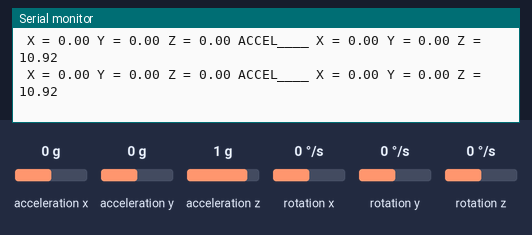
This sketch was run on a simulated Arduino Uno, built with avr-gcc and run on an emulated ATmega328P. Parts: the last lines printed to the serial monitor. Wiring (inferred from the names in the program): MPU-6050 motion sensor at I2C address 0x68. Inputs (shaded band) come from the test bench; at power-on: acceleration x 0 g, acceleration y 0 g, acceleration z 1 g, rotation x 0 °/s, rotation y 0 °/s, rotation z 0 °/s.

Above: at 2.7 s.
2.8 s: acceleration x set to -1.4 g
At 2.89 s:
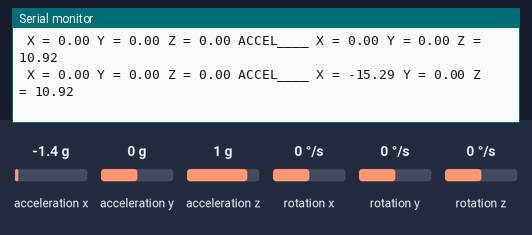
5.8 s: acceleration y set to 1.4 g
At 5.86 s:
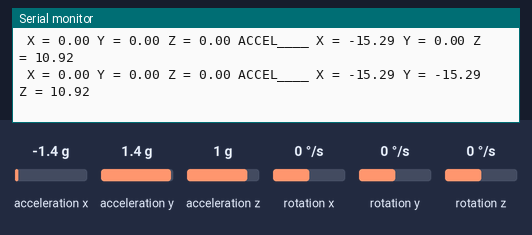
8.8 s: acceleration z set to -1.4 g
At 8.89 s:
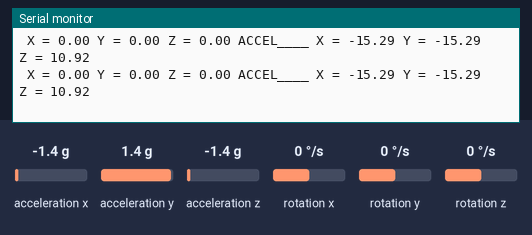
11.8 s: rotation x set to -192 °/s
At 11.84 s:
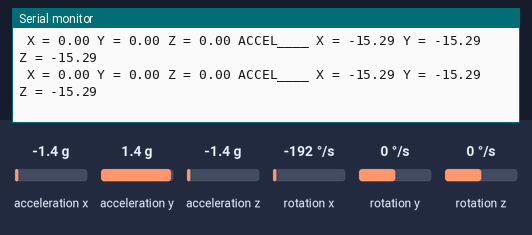
14.8 s: rotation y set to -100 °/s
At 14.89 s:
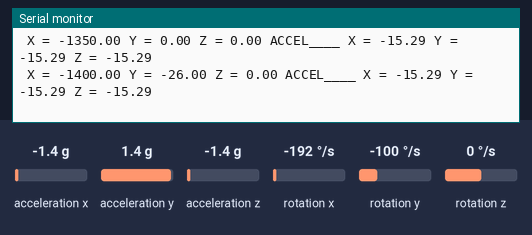
17.8 s: rotation z set to 12 °/s
At 17.8 s:
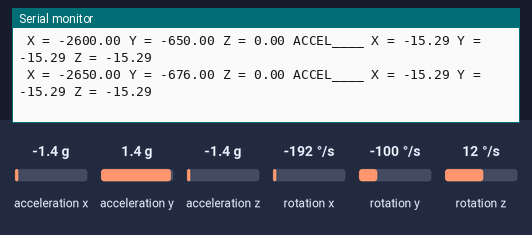
Timing chart, 0 to 20.8 s (numbered marks = the images above; inputs shaded):
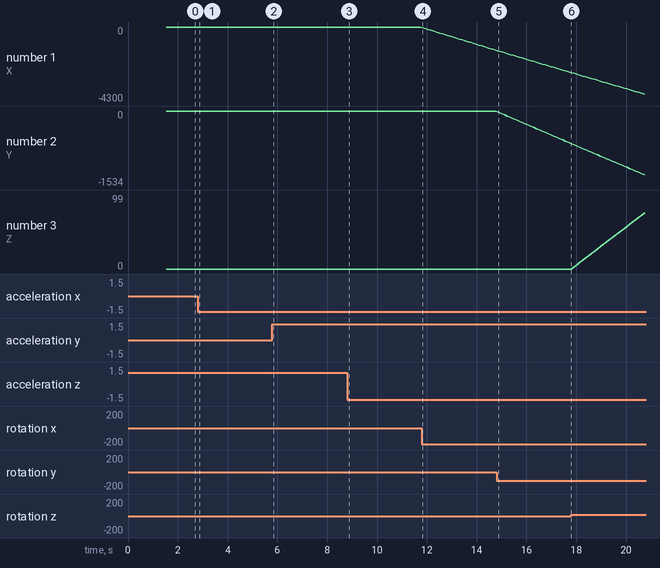

The sketch:

Gyro_test_4.ino
```cpp
#include <SoftwareSerial.h>


#include<Wire.h>

const int MPU_addr = 0x68;  // I2C address of the MPU-6050
int16_t xraw, yraw, zraw;
int16_t xaccelraw, yaccelraw, zaccelraw;
int divisionValue =1;
float xfinal, yfinal, zfinal =0;
float xaccelfinal, yaccelfinal, zaccelfinal =0;
void setup(){
  Serial.begin(9600);
  delay(1000);
  Serial.println("Initialize MPU6050");
  Serial.println("Initialize MPU6050");
  Wire.setClock(9600);
  Serial.println("1/7");
  Wire.begin();
   Serial.println("2/7");
  delay(500);
   Serial.println("3/7");
  Wire.beginTransmission(MPU_addr);
    Serial.println("4/7");

  Wire.write(0x6B);  // PWR_MGMT_1 register
   Serial.println("5/7");
Wire.write(0);     // set to zero (wakes up the MPU-6050)
 Serial.println("6/7");
  Wire.endTransmission(true);
   Serial.println("7/7");

}
void loop(){
  Wire.beginTransmission(MPU_addr);
  Wire.write(0x43);
  Wire.endTransmission();
  Wire.requestFrom(MPU_addr,6);  // request a total of 14 registers


 xraw=Wire.read()<<8|Wire.read();  // 0x43 (GYRO_XOUT_H) & 0x44 (GYRO_XOUT_L)
  yraw=Wire.read()<<8|Wire.read();  // 0x45 (GYRO_YOUT_H) & 0x46 (GYRO_YOUT_L)
  zraw=Wire.read()<<8|Wire.read();  // 0x47 (GYRO_ZOUT_H) & 0x48 (GYRO_ZOUT_L)

Wire.beginTransmission(MPU_addr);
  Wire.write(0x3B);  // starting with register 0x3B (ACCEL_XOUT_H)
  Wire.endTransmission();
  Wire.requestFrom(MPU_addr,6);
  xaccelraw=Wire.read()<<8|Wire.read();  // 0x43 (GYRO_XOUT_H) & 0x44 (GYRO_XOUT_L)
  yaccelraw=Wire.read()<<8|Wire.read();  // 0x45 (GYRO_YOUT_H) & 0x46 (GYRO_YOUT_L)
  zaccelraw=Wire.read()<<8|Wire.read();  // 0x47 (GYRO_ZOUT_H) & 0x48 (GYRO_ZOUT_L)

  divisionValue=500;
xfinal += xraw/divisionValue;
yfinal += yraw/divisionValue;
zfinal += zraw/divisionValue;
/*
  Serial.print(" X = ");
  Serial.print(xraw);
  Serial.print(" Y = ");
  Serial.print(yraw);
  Serial.print(" Z = ");
  Serial.println(zraw);
*/
   Serial.print(" X = ");
  Serial.print(xfinal);
  Serial.print(" Y = ");
  Serial.print(yfinal);
  Serial.print(" Z = ");
  Serial.print(zfinal);

  xaccelfinal = xaccelraw/1500.0;
yaccelfinal = yaccelraw/-1500.0;
zaccelfinal = zaccelraw/1500.0;
/*
  Serial.print(" X = ");
  Serial.print(xaccelraw);
  Serial.print(" Y = ");
  Serial.print(yaccelraw);
  Serial.print(" Z = ");
  Serial.println(zaccelraw);
*/
   Serial.print(" ACCEL____ X = ");
  Serial.print(xaccelfinal);
  Serial.print(" Y = ");
  Serial.print(yaccelfinal);
  Serial.print(" Z = ");
  Serial.println(zaccelfinal);

  delay(100);
}
```

Measured:
- after the input at 2.8 s, the serial monitor: prints a new line after 0.09 s (image 1)
- after the input at 5.8 s, the serial monitor: prints a new line after 0.06 s (image 2)
- after the input at 14.8 s, the serial monitor: prints a new line after 0.09 s (image 5)
- plotted number 1: 0 → -1350 after the input at 11.8 s
- plotted number 2: 0 → -676 after the input at 14.8 s
- plotted number 3: 0 → 99 after the input at 17.8 s
